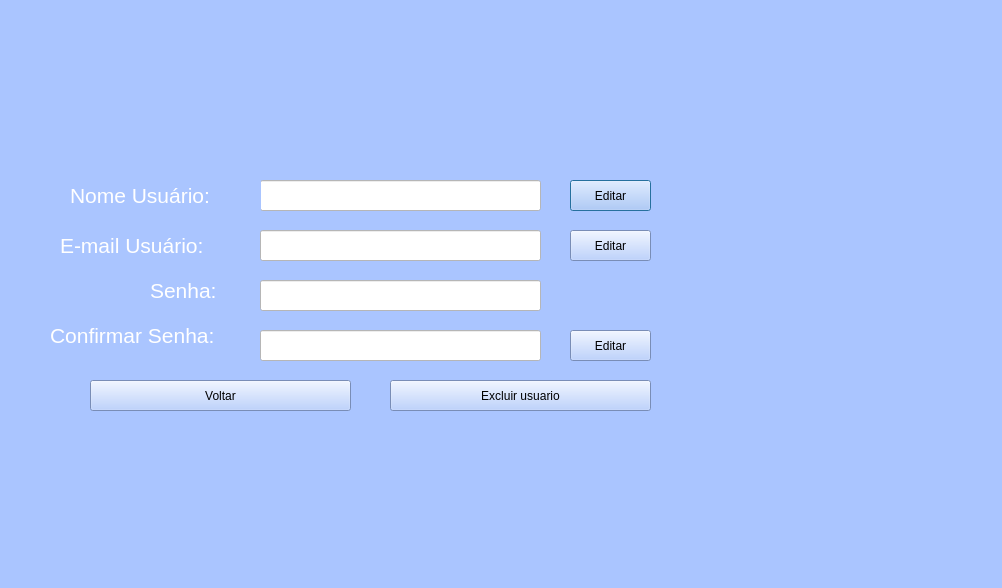
<?xml version="1.0" encoding="UTF-8"?>
<ui version="4.0">
 <class>Dialog</class>
 <widget class="QDialog" name="Dialog">
  <property name="geometry">
   <rect>
    <x>0</x>
    <y>0</y>
    <width>1002</width>
    <height>588</height>
   </rect>
  </property>
  <property name="windowTitle">
   <string>Dialog</string>
  </property>
  <property name="styleSheet">
   <string notr="true">background-color: rgb(170, 197, 255);</string>
  </property>
  <widget class="QLineEdit" name="C_senha">
   <property name="geometry">
    <rect>
     <x>260</x>
     <y>280</y>
     <width>281</width>
     <height>31</height>
    </rect>
   </property>
   <property name="styleSheet">
    <string notr="true">background-color: rgb(255, 255, 255);</string>
   </property>
   <property name="echoMode">
    <enum>QLineEdit::Password</enum>
   </property>
  </widget>
  <widget class="QLineEdit" name="C_email">
   <property name="geometry">
    <rect>
     <x>260</x>
     <y>230</y>
     <width>281</width>
     <height>31</height>
    </rect>
   </property>
   <property name="styleSheet">
    <string notr="true">background-color: rgb(255, 255, 255);</string>
   </property>
  </widget>
  <widget class="QLabel" name="ConfirmarSenha">
   <property name="geometry">
    <rect>
     <x>50</x>
     <y>310</y>
     <width>211</width>
     <height>51</height>
    </rect>
   </property>
   <property name="text">
    <string>&lt;html&gt;&lt;head/&gt;&lt;body&gt;&lt;p&gt;&lt;span style=&quot; font-size:16pt; color:#ffffff;&quot;&gt;Confirmar Senha:&lt;/span&gt;&lt;/p&gt;&lt;/body&gt;&lt;/html&gt;</string>
   </property>
  </widget>
  <widget class="QLineEdit" name="C_ConfirmarSenha">
   <property name="geometry">
    <rect>
     <x>260</x>
     <y>330</y>
     <width>281</width>
     <height>31</height>
    </rect>
   </property>
   <property name="styleSheet">
    <string notr="true">background-color: rgb(255, 255, 255);</string>
   </property>
   <property name="echoMode">
    <enum>QLineEdit::Password</enum>
   </property>
  </widget>
  <widget class="QLineEdit" name="C_usuario">
   <property name="enabled">
    <bool>true</bool>
   </property>
   <property name="geometry">
    <rect>
     <x>260</x>
     <y>180</y>
     <width>281</width>
     <height>31</height>
    </rect>
   </property>
   <property name="styleSheet">
    <string notr="true">background-color: rgb(255, 255, 255);</string>
   </property>
  </widget>
  <widget class="QLabel" name="Usuario">
   <property name="geometry">
    <rect>
     <x>70</x>
     <y>170</y>
     <width>191</width>
     <height>51</height>
    </rect>
   </property>
   <property name="text">
    <string>&lt;html&gt;&lt;head/&gt;&lt;body&gt;&lt;p&gt;&lt;span style=&quot; font-size:16pt; color:#ffffff;&quot;&gt;Nome Usuário:&lt;/span&gt;&lt;/p&gt;&lt;/body&gt;&lt;/html&gt;</string>
   </property>
  </widget>
  <widget class="QLabel" name="email">
   <property name="geometry">
    <rect>
     <x>60</x>
     <y>220</y>
     <width>191</width>
     <height>51</height>
    </rect>
   </property>
   <property name="text">
    <string>&lt;html&gt;&lt;head/&gt;&lt;body&gt;&lt;p&gt;&lt;span style=&quot; font-size:16pt; color:#ffffff;&quot;&gt;E-mail Usuário:&lt;/span&gt;&lt;/p&gt;&lt;/body&gt;&lt;/html&gt;</string>
   </property>
  </widget>
  <widget class="QLabel" name="img_login_T2">
   <property name="geometry">
    <rect>
     <x>310</x>
     <y>40</y>
     <width>131</width>
     <height>111</height>
    </rect>
   </property>
   <property name="styleSheet">
    <string notr="true">image: url(:/img/USUARIO.png);</string>
   </property>
   <property name="text">
    <string/>
   </property>
  </widget>
  <widget class="QLabel" name="Senha">
   <property name="geometry">
    <rect>
     <x>150</x>
     <y>270</y>
     <width>91</width>
     <height>41</height>
    </rect>
   </property>
   <property name="text">
    <string>&lt;html&gt;&lt;head/&gt;&lt;body&gt;&lt;p&gt;&lt;span style=&quot; font-size:16pt; color:#ffffff;&quot;&gt;Senha:&lt;/span&gt;&lt;/p&gt;&lt;/body&gt;&lt;/html&gt;</string>
   </property>
  </widget>
  <widget class="QPushButton" name="Editar_nome">
   <property name="geometry">
    <rect>
     <x>570</x>
     <y>180</y>
     <width>81</width>
     <height>31</height>
    </rect>
   </property>
   <property name="text">
    <string>Editar</string>
   </property>
  </widget>
  <widget class="QPushButton" name="Editar_email">
   <property name="geometry">
    <rect>
     <x>570</x>
     <y>230</y>
     <width>81</width>
     <height>31</height>
    </rect>
   </property>
   <property name="text">
    <string>Editar</string>
   </property>
  </widget>
  <widget class="QPushButton" name="Editar_senha">
   <property name="geometry">
    <rect>
     <x>570</x>
     <y>330</y>
     <width>81</width>
     <height>31</height>
    </rect>
   </property>
   <property name="text">
    <string>Editar</string>
   </property>
  </widget>
  <widget class="QPushButton" name="Excluir_usuario">
   <property name="geometry">
    <rect>
     <x>390</x>
     <y>380</y>
     <width>261</width>
     <height>31</height>
    </rect>
   </property>
   <property name="text">
    <string>Excluir usuario</string>
   </property>
  </widget>
  <widget class="QLabel" name="aviso">
   <property name="geometry">
    <rect>
     <x>100</x>
     <y>470</y>
     <width>551</width>
     <height>81</height>
    </rect>
   </property>
   <property name="font">
    <font>
     <pointsize>16</pointsize>
     <weight>75</weight>
     <bold>true</bold>
    </font>
   </property>
   <property name="text">
    <string/>
   </property>
   <property name="alignment">
    <set>Qt::AlignCenter</set>
   </property>
  </widget>
  <widget class="QPushButton" name="voltar">
   <property name="geometry">
    <rect>
     <x>90</x>
     <y>380</y>
     <width>261</width>
     <height>31</height>
    </rect>
   </property>
   <property name="text">
    <string>Voltar</string>
   </property>
  </widget>
  <zorder>C_senha</zorder>
  <zorder>C_email</zorder>
  <zorder>ConfirmarSenha</zorder>
  <zorder>C_ConfirmarSenha</zorder>
  <zorder>C_usuario</zorder>
  <zorder>Usuario</zorder>
  <zorder>email</zorder>
  <zorder>Senha</zorder>
  <zorder>img_login_T2</zorder>
  <zorder>Editar_nome</zorder>
  <zorder>Editar_email</zorder>
  <zorder>Editar_senha</zorder>
  <zorder>Excluir_usuario</zorder>
  <zorder>aviso</zorder>
  <zorder>voltar</zorder>
 </widget>
 <resources/>
 <connections/>
</ui>
